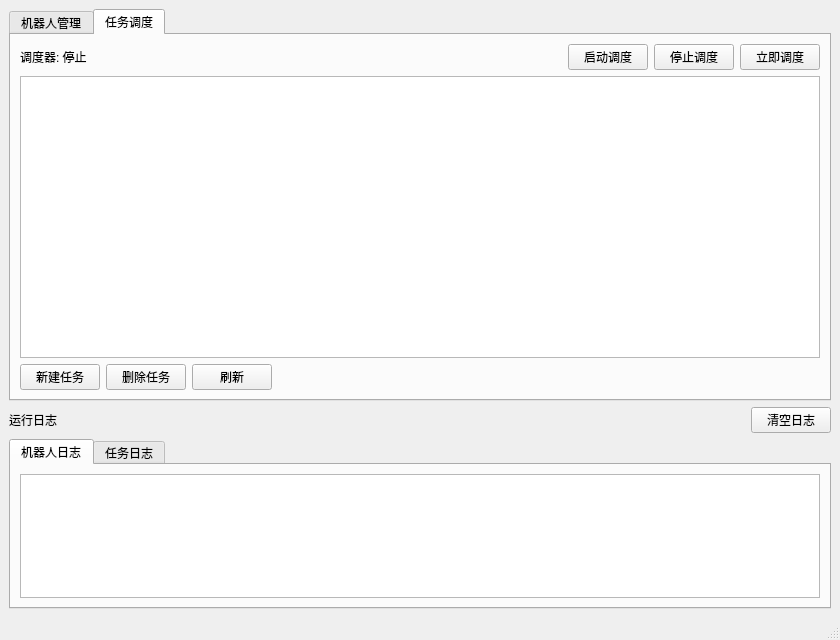
<?xml version="1.0" encoding="UTF-8"?>
<ui version="4.0">
 <class>MainWindow</class>
 <widget class="QMainWindow" name="MainWindow">
  <property name="geometry">
   <rect>
    <x>0</x>
    <y>0</y>
    <width>840</width>
    <height>640</height>
   </rect>
  </property>
  <property name="windowTitle">
   <string>AVG 物流机器人任务调度系统</string>
  </property>
  <widget class="QWidget" name="centralwidget">
   <layout class="QVBoxLayout" name="verticalLayout">
    <item>
     <widget class="QTabWidget" name="tabMain">
      <property name="currentIndex">
       <number>1</number>
      </property>
      <widget class="QWidget" name="robotPage">
       <attribute name="title">
        <string>机器人管理</string>
       </attribute>
       <layout class="QVBoxLayout" name="robotPageLayout">
        <item>
         <widget class="QTableWidget" name="tableRobot">
          <property name="editTriggers">
           <set>QAbstractItemView::EditTrigger::NoEditTriggers</set>
          </property>
          <property name="alternatingRowColors">
           <bool>true</bool>
          </property>
          <property name="selectionBehavior">
           <enum>QAbstractItemView::SelectionBehavior::SelectRows</enum>
          </property>
         </widget>
        </item>
        <item>
         <layout class="QHBoxLayout" name="robotButtonLayout">
          <item>
           <widget class="QPushButton" name="btnAddRobot">
            <property name="text">
             <string>新建机器人</string>
            </property>
           </widget>
          </item>
          <item>
           <widget class="QPushButton" name="btnEditRobot">
            <property name="text">
             <string>编辑</string>
            </property>
           </widget>
          </item>
          <item>
           <widget class="QPushButton" name="btnDeleteRobot">
            <property name="text">
             <string>删除</string>
            </property>
           </widget>
          </item>
          <item>
           <widget class="QPushButton" name="btnRefresh">
            <property name="text">
             <string>刷新</string>
            </property>
           </widget>
          </item>
          <item>
           <spacer name="robotButtonSpacer">
            <property name="orientation">
             <enum>Qt::Orientation::Horizontal</enum>
            </property>
            <property name="sizeHint" stdset="0">
             <size>
              <width>40</width>
              <height>20</height>
             </size>
            </property>
           </spacer>
          </item>
         </layout>
        </item>
       </layout>
      </widget>
      <widget class="QWidget" name="taskPage">
       <attribute name="title">
        <string>任务调度</string>
       </attribute>
       <layout class="QVBoxLayout" name="taskPageLayout">
        <item>
         <layout class="QHBoxLayout" name="schedulerControlLayout">
          <item>
           <widget class="QLabel" name="schedulerStateLabel">
            <property name="text">
             <string>调度器: 停止</string>
            </property>
           </widget>
          </item>
          <item>
           <spacer name="schedulerSpacer">
            <property name="orientation">
             <enum>Qt::Orientation::Horizontal</enum>
            </property>
            <property name="sizeHint" stdset="0">
             <size>
              <width>20</width>
              <height>20</height>
             </size>
            </property>
           </spacer>
          </item>
          <item>
           <widget class="QPushButton" name="btnStartScheduler">
            <property name="text">
             <string>启动调度</string>
            </property>
           </widget>
          </item>
          <item>
           <widget class="QPushButton" name="btnStopScheduler">
            <property name="text">
             <string>停止调度</string>
            </property>
           </widget>
          </item>
          <item>
           <widget class="QPushButton" name="btnScheduleOnce">
            <property name="text">
             <string>立即调度</string>
            </property>
           </widget>
          </item>
         </layout>
        </item>
        <item>
         <widget class="QTableWidget" name="tableTask">
          <property name="editTriggers">
           <set>QAbstractItemView::EditTrigger::NoEditTriggers</set>
          </property>
          <property name="alternatingRowColors">
           <bool>true</bool>
          </property>
          <property name="selectionBehavior">
           <enum>QAbstractItemView::SelectionBehavior::SelectRows</enum>
          </property>
         </widget>
        </item>
        <item>
         <layout class="QHBoxLayout" name="taskButtonLayout">
          <item>
           <widget class="QPushButton" name="btnAddTask">
            <property name="text">
             <string>新建任务</string>
            </property>
           </widget>
          </item>
          <item>
           <widget class="QPushButton" name="btnDeleteTask">
            <property name="text">
             <string>删除任务</string>
            </property>
           </widget>
          </item>
          <item>
           <widget class="QPushButton" name="btnRefreshTask">
            <property name="text">
             <string>刷新</string>
            </property>
           </widget>
          </item>
          <item>
           <spacer name="taskButtonSpacer">
            <property name="orientation">
             <enum>Qt::Orientation::Horizontal</enum>
            </property>
            <property name="sizeHint" stdset="0">
             <size>
              <width>40</width>
              <height>20</height>
             </size>
            </property>
           </spacer>
          </item>
         </layout>
        </item>
       </layout>
      </widget>
     </widget>
    </item>
    <item>
     <layout class="QHBoxLayout" name="logToolbarLayout">
      <item>
       <widget class="QLabel" name="logTitleLabel">
        <property name="text">
         <string>运行日志</string>
        </property>
       </widget>
      </item>
      <item>
       <spacer name="logToolbarSpacer">
        <property name="orientation">
         <enum>Qt::Horizontal</enum>
        </property>
        <property name="sizeHint" stdset="0">
         <size>
          <width>40</width>
          <height>20</height>
         </size>
        </property>
       </spacer>
      </item>
      <item>
       <widget class="QPushButton" name="btnClearLog">
        <property name="text">
         <string>清空日志</string>
        </property>
       </widget>
      </item>
     </layout>
    </item>
    <item>
     <widget class="QTabWidget" name="logTabs">
      <property name="maximumSize">
       <size>
        <width>16777215</width>
        <height>170</height>
       </size>
      </property>
      <property name="currentIndex">
       <number>0</number>
      </property>
      <widget class="QWidget" name="robotLogPage">
       <attribute name="title">
        <string>机器人日志</string>
       </attribute>
       <layout class="QVBoxLayout" name="robotLogPageLayout">
        <item>
         <widget class="QTextBrowser" name="textLog"/>
        </item>
       </layout>
      </widget>
      <widget class="QWidget" name="taskLogPage">
       <attribute name="title">
        <string>任务日志</string>
       </attribute>
       <layout class="QVBoxLayout" name="taskLogPageLayout">
        <item>
         <widget class="QTextBrowser" name="taskLog"/>
        </item>
       </layout>
      </widget>
     </widget>
    </item>
   </layout>
  </widget>
  <widget class="QMenuBar" name="menubar">
   <property name="geometry">
    <rect>
     <x>0</x>
     <y>0</y>
     <width>840</width>
     <height>27</height>
    </rect>
   </property>
  </widget>
  <widget class="QStatusBar" name="statusbar"/>
 </widget>
 <resources/>
 <connections/>
</ui>
